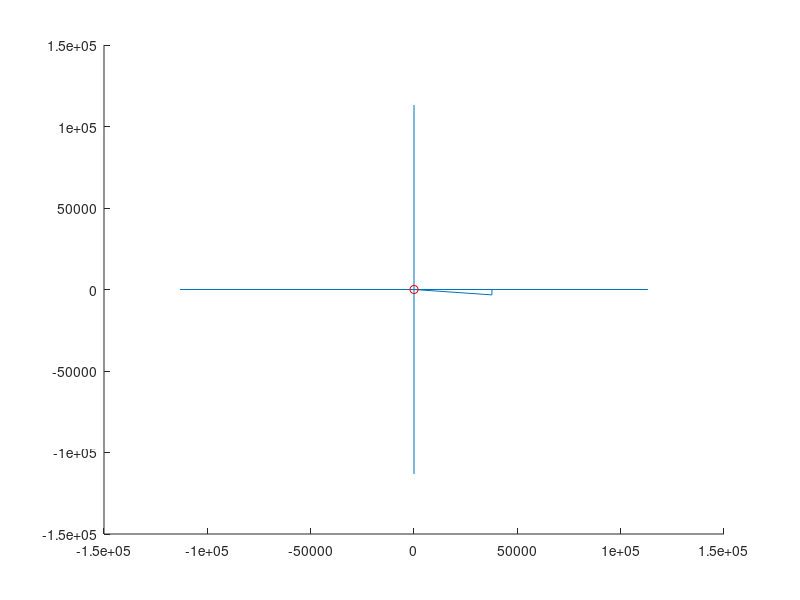

MATLAB code to generate this figure:
clear all;
fprintf('\nEnter Line data:\n\n');
Line_length=input('Enter the Line length in km = ');
X1=input('Enter the Positive seq reactance reach of line in ohm/km, X1 = ');
R1=input('Enter the Positive seq resistance reach of line in ohm/km,R1 = ');
X0=input('Enter the Zero seq reactance reach of line in ohm/km, X0 = ');
R0=input('Enter the Zero seq resistance of line in ohm/km, R0 = ');
Arc_l=input('Enter the value of Arc length in meter for calculating Rarc = ');
Min_If=input('Enter the minimum Ph-Ph fault current for calc Rarc = ');
Fault_feed=input('Enter the fault feed= 1 or 2. 1 for sigle end, 2 for both end, = ');
CT_pri=input('Enter the Primary CT ratio current in A = ');
CT_sec=input('Enter the Secondary CT ratio current in A = ');
VT_pri=input('Enter the Primary VT ratio Voltage in kV = ');
VT_sec=input('Enter the Secondary VT ratio Voltage in V = ');
ArgDir=input('Enter the +ve angle of blinder in 4th quadrant for forward direction = ');
ArgNegDir=input('Enter the +ve angle of blinder in 2nd quadrant for forward direction = ');
Rf=input('Enter the Fault resistive reach in ohms, Rf = ');
Xf=input('Enter the Fault reactive reach in ohms, Xf = ');
VT_primary=VT_pri*10^3;
Rarc=(28707*Arc_l)/(Min_If^1.4);
RFPP=Rarc*Fault_feed;
QAng=(ArgNegDir-90);
% CTR/PTR ratio
CVR=(CT_pri/CT_sec)*(VT_sec/(VT_primary));
%calculation for Ph-Earth fault Zone-1 considering 80% of total length of the
%line ;
X1PP=Line_length*X1*0.8;
R1PP=Line_length*R1*0.8;
% for line impedance Phase to Phase loop
XPP=X1*Line_length;
RPP=R1*Line_length;
Zf=(Rf+i*Xf);
ZPP=RPP+i*XPP;
theta=(atan((XPP)/(RPP)));
Iinj=(VT_primary/(abs(Zf)));
Rb=Xf/tan(theta);
Zb=Rb+i*Xf;
Dis=Zb/ZPP;
fprintf('\n\nResult:\n\n');
fprintf('The L-N voltage in Primary is %6.2fkV at an angle %6.2fdeg \nThe fault current in Primary of each phase is %6.2fA \n',VT_pri/sqrt(3),angle(Zf)*180/pi,Iinj/2')
fprintf('The Distance to Fault is %5.3f km \n',Dis*Line_length)
%Test kit secondary value
fprintf('The value of Fault Impedance in Primary is Zf =%6.2f at an angle %6.2fdeg \n',abs(Zf),angle(Zf)*180/pi)
% For quadrant graph  ;
x11=RFPP/2;
x21=RFPP/2;
x31=RFPP/2+R1PP;
x41=-(tan(QAng*pi/180)*(X1PP));
y11=-(tan(ArgDir*pi/180) *(RFPP/2));
y21=0;
y31=X1PP;
y41=X1PP;
y51=0;
RD= [0, x11, x21, x31, x41,0];
XD= [0, y11, y21, y31, y41, y51];
line (RD, XD); hold on;
x111= [-x31*3, x31*3];
y111= [0,0];
line (x111, y111); hold on;
y112= [-x31*3, x31*3];
x112= [0,0];
line (x112, y112); hold on;
Zero=0;
A21=90;
A41=180;
fprintf ('The value of each Cartesian R for Test kit     R1 =%6.2f R2 =%6.2f R3 =%6.2f R4 =%6.2f R5 =%6.2f \n', Zero, x11, x11, Zero, Zero);
fprintf ('The value of each Cartesian X for Test kit     X1 =%6.2f X2 =%6.2f X3 =%6.2f X4 =%6.2f X5 =%6.2f \n', Zero, Zero, Zero, y41, Zero);
fprintf ('The value of each Cartesian Angle for Test kit Ang1=%6.2f Ang2=%6.2f Ang3=%6.2f Ang4=%6.2f Ang5=%6.2f \n', -ArgDir, A21, theta*180/pi, A41, (ArgNegDir-A41));
plot(Rf,Xf,'ro')



